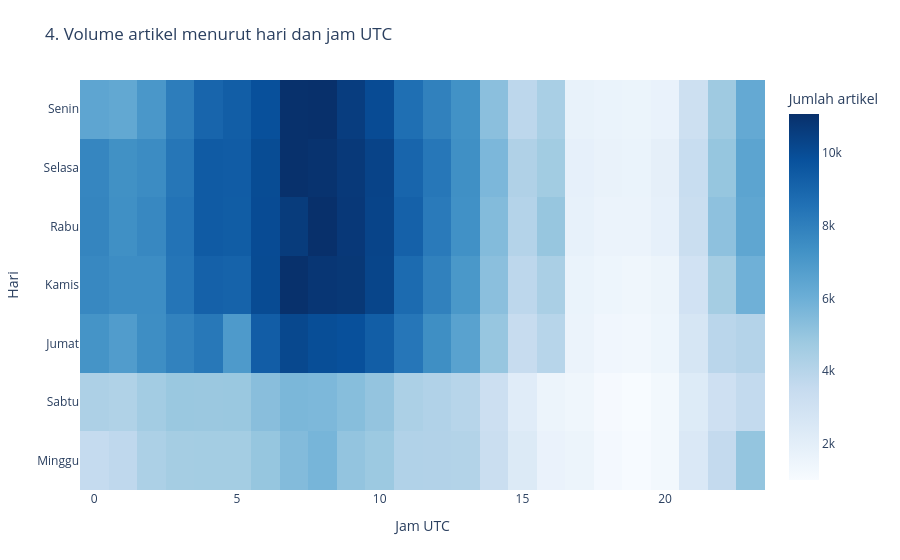

Notebook code for this chart:
### Markdown cell above
## 5. Hari dan jam publikasi

Grafik 4 menampilkan jumlah artikel per hari dalam minggu dan jam UTC. Heatmap mengukur volume arsip, bukan produktivitas yang dinormalisasi per hari. Pola jam perlu diperiksa ulang setelah zona waktu sumber dikonfirmasi.

### Code cell
weekday_names = ["Senin", "Selasa", "Rabu", "Kamis", "Jumat", "Sabtu", "Minggu"]
hourly = con.sql("""
SELECT isodow(published_at) AS weekday, hour(published_at) AS hour,
       COUNT(*) AS article_count
FROM news GROUP BY 1, 2 ORDER BY 1, 2
""").pl()
matrix = [[0] * 24 for _ in range(7)]
for row in hourly.iter_rows(named=True):
    matrix[row["weekday"] - 1][row["hour"]] = row["article_count"]
fig = px.imshow(matrix, x=list(range(24)), y=weekday_names, aspect="auto",
                color_continuous_scale="Blues", title="4. Volume artikel menurut hari dan jam UTC",
                labels={"x": "Jam UTC", "y": "Hari", "color": "Jumlah artikel"})
fig.update_traces(hovertemplate="%{y}, jam %{x} UTC<br>Artikel: %{z:,}<extra></extra>")
show_and_save(fig, "04_weekday_hour.html")

### Figure 1 — Plotly figure (JSON) as saved in the notebook; plotly's stock layout.template omitted (floating-point values rounded to 4 significant figures; data arrays with more than 128 entries replaced by an {"elided": "..."} marker saying what was removed)
{"data": [{"coloraxis": "coloraxis", "hovertemplate": "%{y}, jam %{x} UTC<br>Artikel: %{z:,}<extra></extra>", "name": "0", "type": "heatmap", "x": [0, 1, 2, 3, 4, 5, 6, 7, 8, 9, 10, 11, 12, 13, 14, 15, 16, 17, 18, 19, 20, 21, 22, 23], "xaxis": "x", "y": ["Senin", "Selasa", "Rabu", "Kamis", "Jumat", "Sabtu", "Minggu"], "yaxis": "y", "z": {"elided": "7x24 int values"}}], "layout": {"coloraxis": {"autocolorscale": false, "colorbar": {"title": {"text": "Jumlah artikel"}}, "colorscale": [[0, "rgb(247,251,255)"], [0.125, "rgb(222,235,247)"], [0.25, "rgb(198,219,239)"], [0.375, "rgb(158,202,225)"], [0.5, "rgb(107,174,214)"], [0.625, "rgb(66,146,198)"], [0.75, "rgb(33,113,181)"], [0.875, "rgb(8,81,156)"], [1, "rgb(8,48,107)"]]}, "hovermode": "closest", "margin": {"b": 70, "l": 60, "r": 30, "t": 80}, "title": {"text": "4. Volume artikel menurut hari dan jam UTC"}, "xaxis": {"anchor": "y", "domain": [0, 1], "title": {"text": "Jam UTC"}}, "yaxis": {"anchor": "x", "autorange": "reversed", "domain": [0, 1], "title": {"text": "Hari"}}}}
